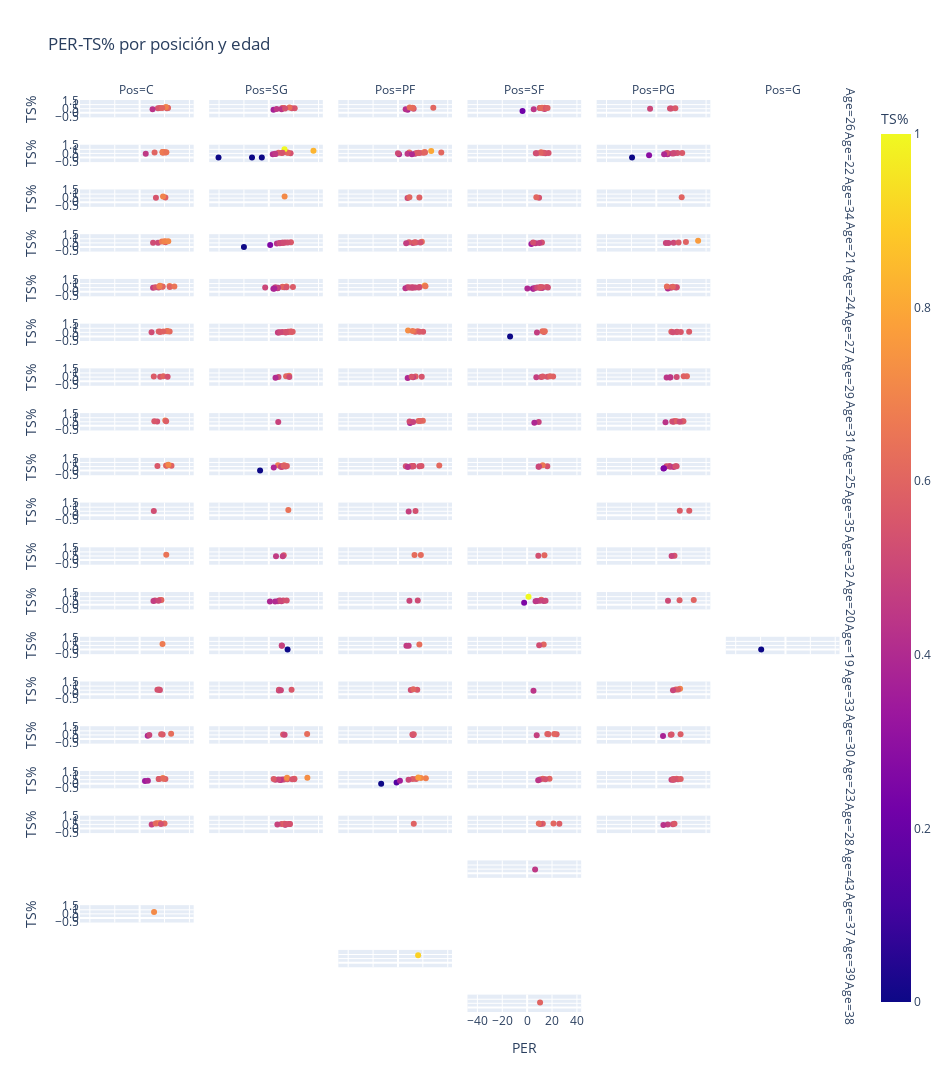

Notebook code cell kept with this figure:
### Code cell
# además de usar ver el PER-TS% por posición, también usamos la variable Age como otra facet
fig = px.scatter(df_nba_advanced, 
                 x=df_nba_advanced.PER,
                 y= df_nba_advanced['TS%'],
                 color="TS%",   
                 facet_col=df_nba_advanced['Pos'], facet_row=df_nba_advanced['Age'], 
                 color_discrete_map={"yes": "#FF5722","no": "#7CB342"},
                 width=950, height=1800, title="PER-TS% por posición y edad")

fig.show()
